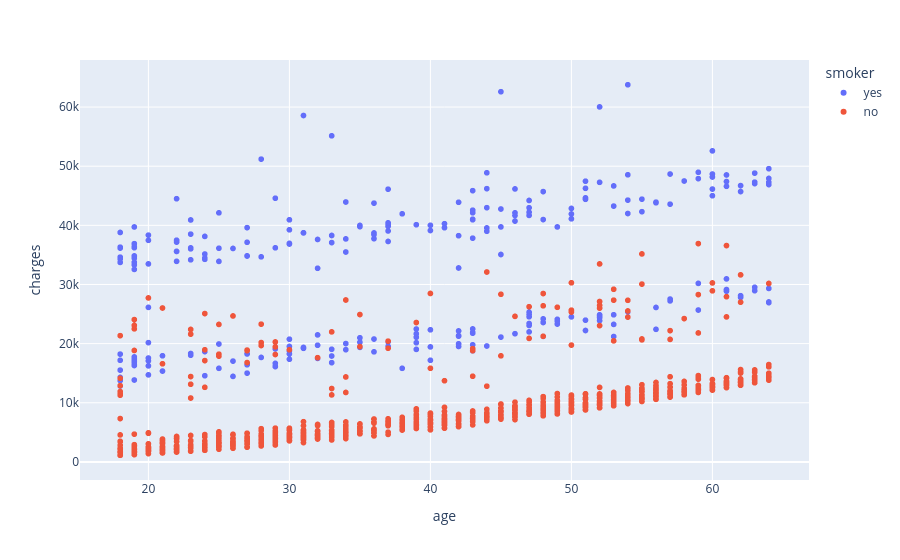

Write notebook code for a chart like this one.
### Markdown cell above
Let's explore how smoker affects charges

### Code cell
px.scatter(medical_df, x='age', y='charges', color='smoker')

### Figure 1 — Plotly figure (JSON) as saved in the notebook; plotly's stock layout.template omitted (floating-point values rounded to 4 significant figures; data arrays with more than 128 entries replaced by an {"elided": "..."} marker saying what was removed)
{"data": [{"hovertemplate": "smoker=yes<br>age=%{x}<br>charges=%{y}<extra></extra>", "legendgroup": "yes", "marker": {"color": "#636efa", "symbol": "circle"}, "mode": "markers", "name": "yes", "showlegend": true, "type": "scattergl", "x": {"elided": "274 int values"}, "xaxis": "x", "y": {"elided": "274 float values"}, "yaxis": "y"}, {"hovertemplate": "smoker=no<br>age=%{x}<br>charges=%{y}<extra></extra>", "legendgroup": "no", "marker": {"color": "#EF553B", "symbol": "circle"}, "mode": "markers", "name": "no", "showlegend": true, "type": "scattergl", "x": {"elided": "1064 int values"}, "xaxis": "x", "y": {"elided": "1064 float values"}, "yaxis": "y"}], "layout": {"legend": {"title": {"text": "smoker"}, "tracegroupgap": 0}, "margin": {"t": 60}, "xaxis": {"anchor": "y", "domain": [0, 1], "title": {"text": "age"}}, "yaxis": {"anchor": "x", "domain": [0, 1], "title": {"text": "charges"}}}}
